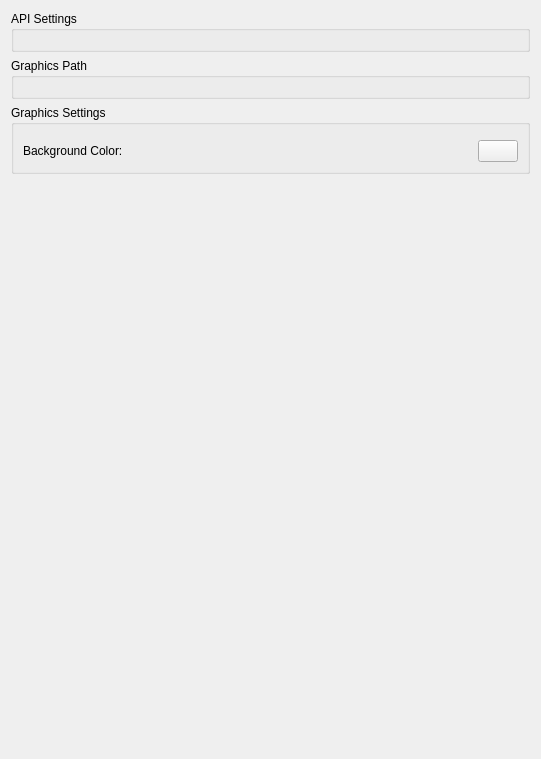
<?xml version="1.0" encoding="UTF-8"?>
<ui version="4.0">
 <class>ConfigureGraphics</class>
 <widget class="QWidget" name="ConfigureGraphics">
  <property name="geometry">
   <rect>
    <x>0</x>
    <y>0</y>
    <width>541</width>
    <height>759</height>
   </rect>
  </property>
  <property name="windowTitle">
   <string>Form</string>
  </property>
  <property name="accessibleName">
   <string>Graphics</string>
  </property>
  <layout class="QVBoxLayout" name="verticalLayout_1">
   <item>
    <layout class="QVBoxLayout" name="verticalLayout_2">
     <item>
      <widget class="QGroupBox" name="groupBox_2">
       <property name="title">
        <string>API Settings</string>
       </property>
       <layout class="QVBoxLayout" name="verticalLayout_3">
        <item>
         <widget class="QWidget" name="api_widget" native="true">
          <layout class="QHBoxLayout" name="horizontalLayout">
           <property name="leftMargin">
            <number>0</number>
           </property>
           <property name="topMargin">
            <number>0</number>
           </property>
           <property name="rightMargin">
            <number>0</number>
           </property>
           <property name="bottomMargin">
            <number>0</number>
           </property>
          </layout>
         </widget>
        </item>
       </layout>
      </widget>
     </item>
     <item>
      <widget class="QGroupBox" name="graphics_path_group">
       <property name="title">
        <string>Graphics Path</string>
       </property>
       <layout class="QVBoxLayout" name="graphics_path_group_layout">
        <item>
         <widget class="QWidget" name="graphics_path_widget" native="true">
          <layout class="QVBoxLayout" name="graphics_path_layout">
           <property name="leftMargin">
            <number>0</number>
           </property>
           <property name="topMargin">
            <number>0</number>
           </property>
           <property name="rightMargin">
            <number>0</number>
           </property>
           <property name="bottomMargin">
            <number>0</number>
           </property>
          </layout>
         </widget>
        </item>
       </layout>
      </widget>
     </item>
     <item>
      <widget class="QGroupBox" name="groupBox">
       <property name="maximumSize">
        <size>
         <width>16777215</width>
         <height>16777215</height>
        </size>
       </property>
       <property name="title">
        <string>Graphics Settings</string>
       </property>
       <layout class="QVBoxLayout" name="verticalLayout_4">
        <item>
         <widget class="QWidget" name="graphics_widget" native="true">
          <layout class="QVBoxLayout" name="verticalLayout">
           <property name="leftMargin">
            <number>0</number>
           </property>
           <property name="topMargin">
            <number>0</number>
           </property>
           <property name="rightMargin">
            <number>0</number>
           </property>
           <property name="bottomMargin">
            <number>0</number>
           </property>
          </layout>
         </widget>
        </item>
        <item>
         <widget class="QWidget" name="bg_widget" native="true">
          <layout class="QHBoxLayout" name="bg_layout">
           <property name="leftMargin">
            <number>0</number>
           </property>
           <property name="topMargin">
            <number>0</number>
           </property>
           <property name="rightMargin">
            <number>0</number>
           </property>
           <property name="bottomMargin">
            <number>0</number>
           </property>
           <item>
            <widget class="QLabel" name="label">
             <property name="sizePolicy">
              <sizepolicy hsizetype="Expanding" vsizetype="Preferred">
               <horstretch>0</horstretch>
               <verstretch>0</verstretch>
              </sizepolicy>
             </property>
             <property name="text">
              <string>Background Color:</string>
             </property>
            </widget>
           </item>
           <item>
            <widget class="QPushButton" name="bg_button">
             <property name="sizePolicy">
              <sizepolicy hsizetype="Preferred" vsizetype="Preferred">
               <horstretch>0</horstretch>
               <verstretch>0</verstretch>
              </sizepolicy>
             </property>
             <property name="maximumSize">
              <size>
               <width>40</width>
               <height>16777215</height>
              </size>
             </property>
             <property name="text">
              <string/>
             </property>
            </widget>
           </item>
          </layout>
         </widget>
        </item>
       </layout>
      </widget>
     </item>
    </layout>
   </item>
   <item>
    <spacer name="verticalSpacer">
     <property name="orientation">
      <enum>Qt::Vertical</enum>
     </property>
     <property name="sizeHint" stdset="0">
      <size>
       <width>20</width>
       <height>40</height>
      </size>
     </property>
    </spacer>
   </item>
  </layout>
 </widget>
 <resources/>
 <connections/>
</ui>
